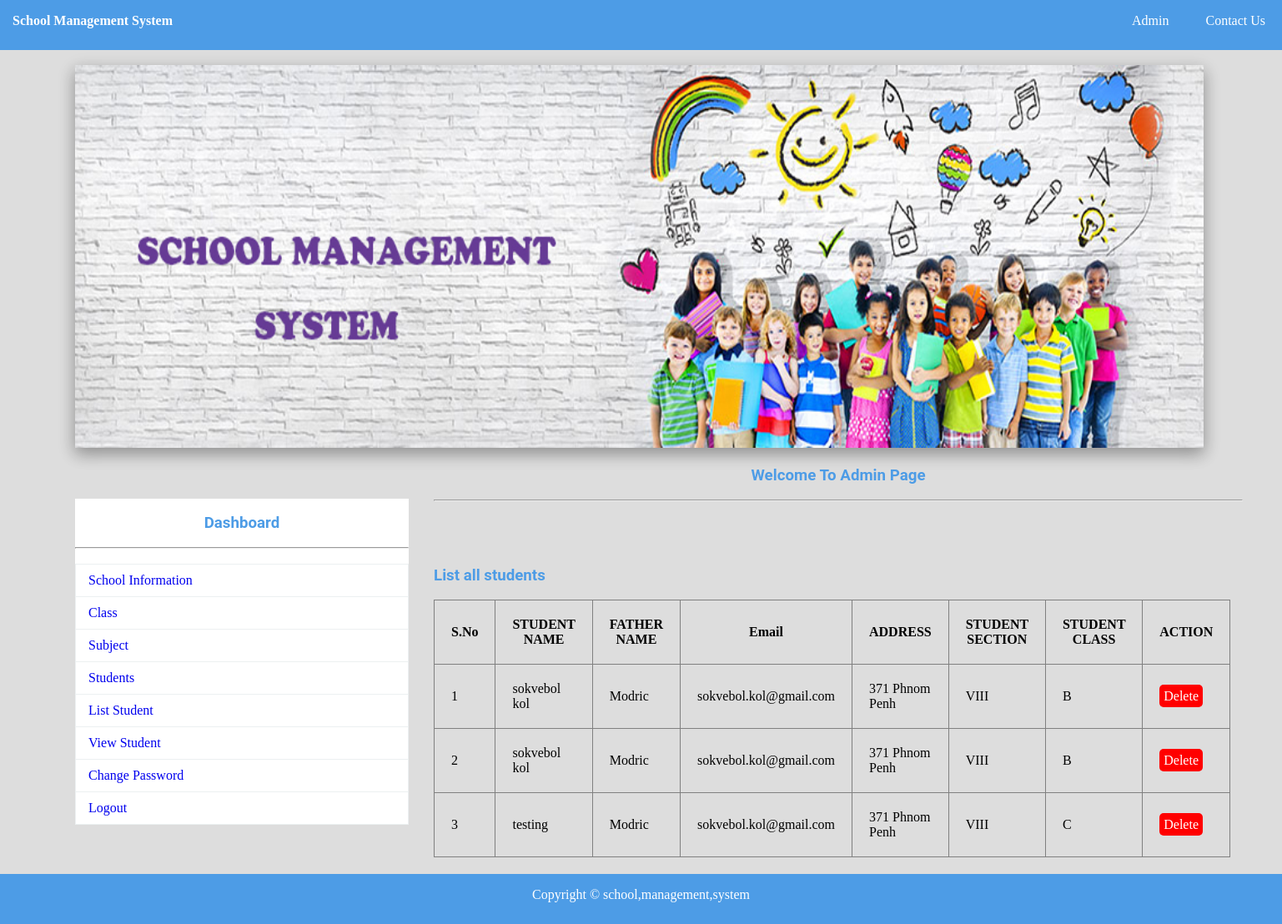
The app's page /list_stud.php (signed in), older data.
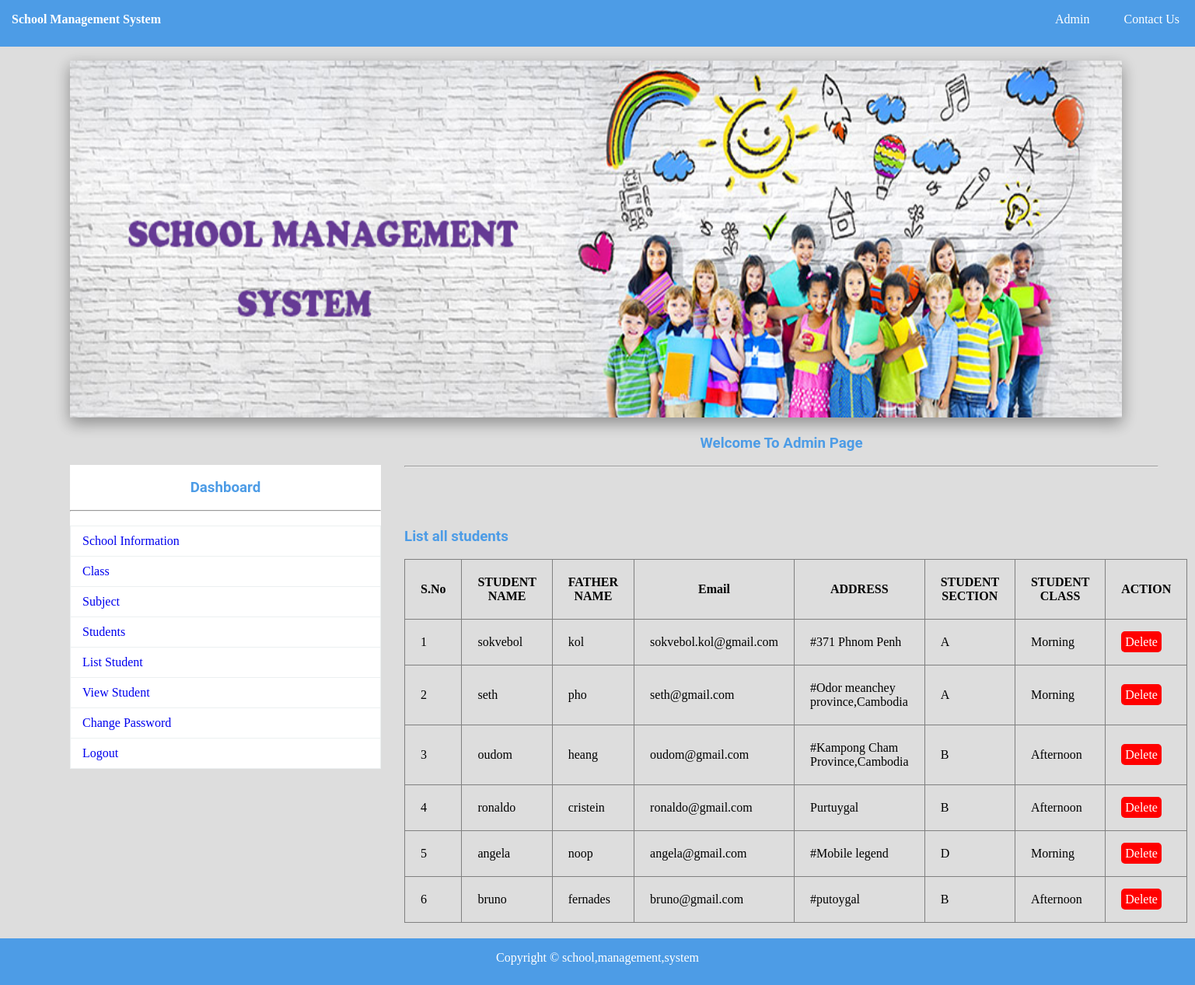
The same page, newer data.
### tables this page shows
CREATE TABLE `student`  (
  `ID` int(11) NOT NULL AUTO_INCREMENT,
  `RNO` varchar(150) NOT NULL,
  `NAME` varchar(150) NOT NULL,
  `FNAME` varchar(150) NOT NULL,
  `DOB` varchar(150) NULL DEFAULT NULL,
  `GEN` varchar(150) NULL DEFAULT NULL,
  `PHO` varchar(150) NULL DEFAULT NULL,
  `MAIL` varchar(150) NULL DEFAULT NULL,
  `ADDR` text NULL,
  `SCLASS` varchar(150) NULL DEFAULT NULL,
  `SSEC` varchar(150) NULL DEFAULT NULL,
  `SIMG` varchar(150) NULL DEFAULT NULL,
  PRIMARY KEY (`ID`) USING BTREE
);

### list_stud.php (the view, shortened to what this page needs)
<?php
include "database.php";
?>
<!DOCTYPE html>
<html>
<head>
	<link rel="stylesheet" type="text/css" href="css/style.css">
</head>
<body>
	<?php include "navbar.php"; ?><br>
	<img src="img/1.jpg" style="margin-left:90px;" class="sha" width="88%">
	<div id="section">
		<?php include "sidebar.php"; ?><br>
		<h3 class="text">Welcome To Admin Page</h3><br>
		<hr><br>
		<div class="content1">
			<h3 style="margin-top:30px;"> List all students</h3><br>
			<table border="1px" width="70%">
				<tr>
					<th>S.No</th>
					<th>STUDENT NAME</th>
					<th>FATHER NAME</th>
					<th>Email</th>
					<th>ADDRESS</th>
					<th>STUDENT SECTION</th>
					<th>STUDENT CLASS</th>
					<th>ACTION</th>
				</tr>
				<?php
				$s = "select * from student";
				$res = $db->query($s);
				if ($res->num_rows > 0) {
					$i = 0;
					while ($r = $res->fetch_assoc()) {
						$i++;
						echo "
										<tr>
											<td>{$i}</td>
											<td>{$r["NAME"]}</td>
											<td>{$r["FNAME"]}</td>
											<td>{$r["MAIL"]}</td>
											<td>{$r["ADDR"]}</td>
											<td>{$r["SCLASS"]}</td>
											<td>{$r["SSEC"]}</td>
											<td><a href='stud_delete.php?id={$r["ID"]}' class='btnr'>Delete</a></td>
										</tr>
										";
					}
				}
				?>
			</table>
		</div>
	</div>
	<?php include "footer.php"; ?>
</body>
</html>

### navbar.php
<div class="navbar">
	<ul class="list">
		<b style="color:white;float:left;line-height:50px;margin-left:15px;font-family:Cooper Black;">
			School Management System</b>
		<?php
		echo '
				<li><a href="index.php">Admin</a></li>
				<li><a href="contact.php">Contact Us</a></li>'
		?>
	</ul>
</div>

### sidebar.php
<div class="sidebar"><br>
	<h3 class="text">Dashboard</h3><br>
	<hr><br>
	<ul class="s">
		<?php
		echo '
			<li class="li"><a href="admin_home.php">School Information</a></li>
			<li class="li"><a href="add_class.php"> Class</a></li>
			<li class="li"><a href="add_sub.php"> Subject</a></li>
			<li class="li"><a href="add_stud.php"> Students</a></li>
			<li class="li"><a href="list_stud.php"> List Student</a></li>
			<li class="li"><a href="student.php"> View Student</a></li>
			<li class="li"><a href="change_pass.php"> Change Password</a></li>
			<li class="li"><a href="logout.php">Logout</a></li>
		';
		?>
	</ul>
</div>

### footer.php (shortened to what this page needs)
<div class="footer" style="margin-top:20px;">
	<footer>
		<p>Copyright &copy; school,management,system</p>
	</footer>
</div>

### css/style.css (style rules this page uses)
* { padding: 0px; margin: 0px; }
html { background: #dddddd; }
a { text-decoration: none; }
.navbar { background: #4d9ce6; height: 60px; width: 100%; }
.list { list-style: none; text-align: right; }
.list li { display: inline; }
.list li a { text-decoration: none; color: white; line-height: 50px; padding: 20px; }
h1, h2, h3, h4, h5, h6, label { font-family: roboto; color: #4d9ce6; }
.btnr { border-radius: 5px; padding: 5px; background: #ff0000; color: white; }
.sha { -webkit-box-shadow: 0 8px 17px 0 rgba(0, 0, 0, 0.2), 0 6px 20px 0 rgba(0, 0, 0, 0.19); -moz-box-shadow: 0 8px 17px 0 rgba(0, 0, 0, 0.2), 0 6px 20px 0 rgba(0, 0, 0, 0.19); box-shadow: 0 8px 17px 0 rgba(0, 0, 0, 0.2), 0 6px 20px 0 rgba(0, 0, 0, 0.19); }
footer { text-align: center; color: white; line-height: 50px; }
.content1 { margin-top: 30px; }
.s { list-style: none; }
.li { position: relative; display: block; padding: 10px 15px; margin-bottom: -1px; background-color: #ffffff; border: 1px solid #ecf0f1; }
.text { text-align: center; }
.footer { background: #4d9ce6; height: 60px; width: 100%; float: left; }
#section { height: auto; width: 1400px; margin-left: 90px; font-family: cambria; }
.sidebar { width: 400px; height: auto; margin-top: 57px; margin-right: 30px; float: left; background: white; }
.content1 { margin-top: 30px; height: auto; width: 450px; float: left; }
tr, td, th { padding: 20px; }
table { border-collapse: collapse; }

Row changes from the older to the newer data that the page shows:
removed student: NAME "sokvebol kol", FNAME "Modric", MAIL "sokvebol.kol@gmail.com", ADDR "371 Phnom Penh", SCLASS "VIII", SSEC "B"
removed student: NAME "testing", FNAME "Modric", MAIL "sokvebol.kol@gmail.com", ADDR "371 Phnom Penh", SCLASS "VIII", SSEC "C"
changed student "sokvebol.kol@gmail.com": NAME "sokvebol kol" → "sokvebol"; FNAME "Modric" → "kol"; ADDR "371 Phnom Penh" → "#371 Phnom Penh"; SCLASS "VIII" → "A"; SSEC "B" → "Morning"
added student: NAME "seth", FNAME "pho", MAIL "seth@gmail.com", ADDR "#Odor meanchey province,Cambodia", SCLASS "A", SSEC "Morning"
added student: NAME "oudom", FNAME "heang", MAIL "oudom@gmail.com", ADDR "#Kampong Cham Province,Cambodia", SCLASS "B", SSEC "Afternoon"
added student: NAME "ronaldo", FNAME "cristein", MAIL "ronaldo@gmail.com", ADDR "Purtuygal", SCLASS "B", SSEC "Afternoon"
added student: NAME "angela", FNAME "noop", MAIL "angela@gmail.com", ADDR "#Mobile legend", SCLASS "D", SSEC "Morning"
added student: NAME "bruno", FNAME "fernades", MAIL "bruno@gmail.com", ADDR "#putoygal", SCLASS "B", SSEC "Afternoon"
